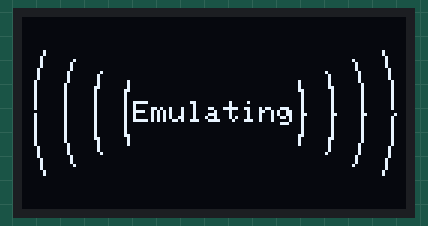
Simulated run of this sketch. Board: Arduino Uno, built with avr-gcc and run on an emulated ATmega328P. Shown: 128×64 one-colour display.

Above: at 0.83 s.

The sketch:

Flash4.ino
```cpp
#include <Wire.h>
#include <Adafruit_GFX.h>
#include <Adafruit_SSD1306.h>

#define SCREEN_WIDTH 128
#define SCREEN_HEIGHT 64
#define OLED_RESET -1
Adafruit_SSD1306 display(SCREEN_WIDTH, SCREEN_HEIGHT, &Wire, OLED_RESET);

// Helper function to draw an arc (startAngle & endAngle in degrees)
void drawArc(int x0, int y0, int radius, int startAngle, int endAngle) {
  for (int a = startAngle; a <= endAngle; a++) {
    float rad = a * 3.14159 / 180.0;
    int x = x0 + radius * cos(rad);
    int y = y0 + radius * sin(rad);
    display.drawPixel(x, y, SSD1306_WHITE);
  }
}

void animatePn532(String Condition){
  int centerX = SCREEN_WIDTH / 2;
  int centerY = SCREEN_HEIGHT / 2;

  // Radii for arcs (distance from center)
  int arcRadii[] = {30, 40, 50, 60};
  int totalArcs = 4;

  // Sequentially display arcs
  for (int i = 0; i < totalArcs; i++) {
    display.clearDisplay();

    // Draw central "Scanning" text
    display.setTextSize(1); // small size
    int16_t x1, y1;
    uint16_t w, h;
    display.getTextBounds(Condition, 0, 0, &x1, &y1, &w, &h);
    display.setCursor(centerX - w / 2, centerY - h / 2);
    display.print(Condition);

       // Draw right arcs up to current index (shorter arc length: 40°)
    for (int r = 0; r <= i; r++) {
      drawArc(centerX, centerY, arcRadii[r], -20, 20);  // Right side
    }

    // Draw left arcs up to current index (shorter arc length: 40°)
    for (int r = 0; r <= i; r++) {
      drawArc(centerX, centerY, arcRadii[r], 160, 200); // Left side
    }

    display.display();
    delay(100);
  }
}
void setup() {
  if (!display.begin(SSD1306_SWITCHCAPVCC, 0x3C)) {
    for (;;) ; // hang if OLED not found
  }
  display.clearDisplay();
  display.setTextColor(SSD1306_WHITE);
}

void loop() {
 animatePn532("Emulating");

  delay(100);
}
```
